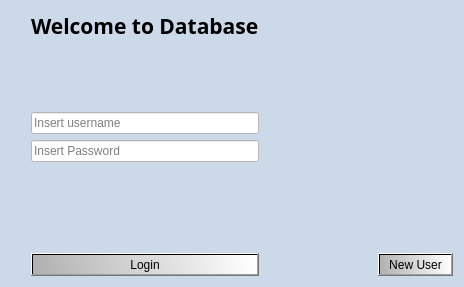
<?xml version="1.0" encoding="UTF-8"?>
<ui version="4.0">
 <class>LoginWindow</class>
 <widget class="QWidget" name="LoginWindow">
  <property name="geometry">
   <rect>
    <x>0</x>
    <y>0</y>
    <width>464</width>
    <height>287</height>
   </rect>
  </property>
  <property name="minimumSize">
   <size>
    <width>464</width>
    <height>287</height>
   </size>
  </property>
  <property name="windowTitle">
   <string>Database</string>
  </property>
  <property name="styleSheet">
   <string notr="true">QWidget{
background-color: rgb(204, 217, 233)
}

QLabel{
font: 16pt &quot;Sylfaen&quot;;
font-weight: bold
}

QLineEdit{
background-color: white
}

QPushButton{
	background-color: qlineargradient(spread:pad, x1:0, y1:0.619, x2:1, y2:0.58, stop:0 rgba(176, 176, 176, 255), stop:1 rgba(255, 255, 255, 255));


}</string>
  </property>
  <layout class="QHBoxLayout" name="horizontalLayout_2">
   <item>
    <spacer name="verticalSpacer_3">
     <property name="orientation">
      <enum>Qt::Vertical</enum>
     </property>
     <property name="sizeHint" stdset="0">
      <size>
       <width>20</width>
       <height>20</height>
      </size>
     </property>
    </spacer>
   </item>
   <item>
    <layout class="QHBoxLayout" name="horizontalLayout">
     <item>
      <layout class="QVBoxLayout" name="verticalLayout">
       <item>
        <widget class="QLabel" name="label_head">
         <property name="font">
          <font>
           <family>Sylfaen</family>
           <pointsize>16</pointsize>
           <weight>75</weight>
           <italic>false</italic>
           <bold>true</bold>
          </font>
         </property>
         <property name="text">
          <string>Welcome to Database</string>
         </property>
        </widget>
       </item>
       <item>
        <spacer name="verticalSpacer">
         <property name="orientation">
          <enum>Qt::Vertical</enum>
         </property>
         <property name="sizeHint" stdset="0">
          <size>
           <width>20</width>
           <height>40</height>
          </size>
         </property>
        </spacer>
       </item>
       <item>
        <widget class="QLineEdit" name="lineInput_username">
         <property name="placeholderText">
          <string>Insert username</string>
         </property>
        </widget>
       </item>
       <item>
        <widget class="QLineEdit" name="lineInput_password">
         <property name="echoMode">
          <enum>QLineEdit::Password</enum>
         </property>
         <property name="placeholderText">
          <string>Insert Password</string>
         </property>
        </widget>
       </item>
       <item>
        <widget class="QLabel" name="label_login">
         <property name="text">
          <string/>
         </property>
        </widget>
       </item>
       <item>
        <spacer name="verticalSpacer_5">
         <property name="orientation">
          <enum>Qt::Vertical</enum>
         </property>
         <property name="sizeHint" stdset="0">
          <size>
           <width>0</width>
           <height>25</height>
          </size>
         </property>
        </spacer>
       </item>
       <item>
        <widget class="QPushButton" name="pushButton_activateUser">
         <property name="styleSheet">
          <string notr="true"/>
         </property>
         <property name="text">
          <string>Login</string>
         </property>
         <property name="checkable">
          <bool>false</bool>
         </property>
         <property name="checked">
          <bool>false</bool>
         </property>
         <property name="autoDefault">
          <bool>true</bool>
         </property>
         <property name="default">
          <bool>true</bool>
         </property>
        </widget>
       </item>
      </layout>
     </item>
     <item>
      <spacer name="horizontalSpacer">
       <property name="orientation">
        <enum>Qt::Horizontal</enum>
       </property>
       <property name="sizeHint" stdset="0">
        <size>
         <width>100</width>
         <height>20</height>
        </size>
       </property>
      </spacer>
     </item>
     <item>
      <layout class="QVBoxLayout" name="verticalLayout_2">
       <item>
        <widget class="QLabel" name="label">
         <property name="text">
          <string/>
         </property>
         <property name="pixmap">
          <pixmap resource="../resources.qrc">:/icons/Images/DB.jpg</pixmap>
         </property>
         <property name="scaledContents">
          <bool>true</bool>
         </property>
        </widget>
       </item>
       <item>
        <spacer name="verticalSpacer_2">
         <property name="orientation">
          <enum>Qt::Vertical</enum>
         </property>
         <property name="sizeHint" stdset="0">
          <size>
           <width>20</width>
           <height>40</height>
          </size>
         </property>
        </spacer>
       </item>
       <item>
        <widget class="QPushButton" name="pushButton_createUser">
         <property name="enabled">
          <bool>true</bool>
         </property>
         <property name="sizePolicy">
          <sizepolicy hsizetype="Minimum" vsizetype="Fixed">
           <horstretch>0</horstretch>
           <verstretch>0</verstretch>
          </sizepolicy>
         </property>
         <property name="text">
          <string>New User</string>
         </property>
         <property name="iconSize">
          <size>
           <width>16</width>
           <height>16</height>
          </size>
         </property>
         <property name="autoDefault">
          <bool>false</bool>
         </property>
         <property name="default">
          <bool>false</bool>
         </property>
         <property name="flat">
          <bool>false</bool>
         </property>
        </widget>
       </item>
      </layout>
     </item>
    </layout>
   </item>
  </layout>
 </widget>
 <tabstops>
  <tabstop>lineInput_username</tabstop>
  <tabstop>lineInput_password</tabstop>
  <tabstop>pushButton_activateUser</tabstop>
  <tabstop>pushButton_createUser</tabstop>
 </tabstops>
 <resources>
  <include location="../resources.qrc"/>
 </resources>
 <connections/>
</ui>
